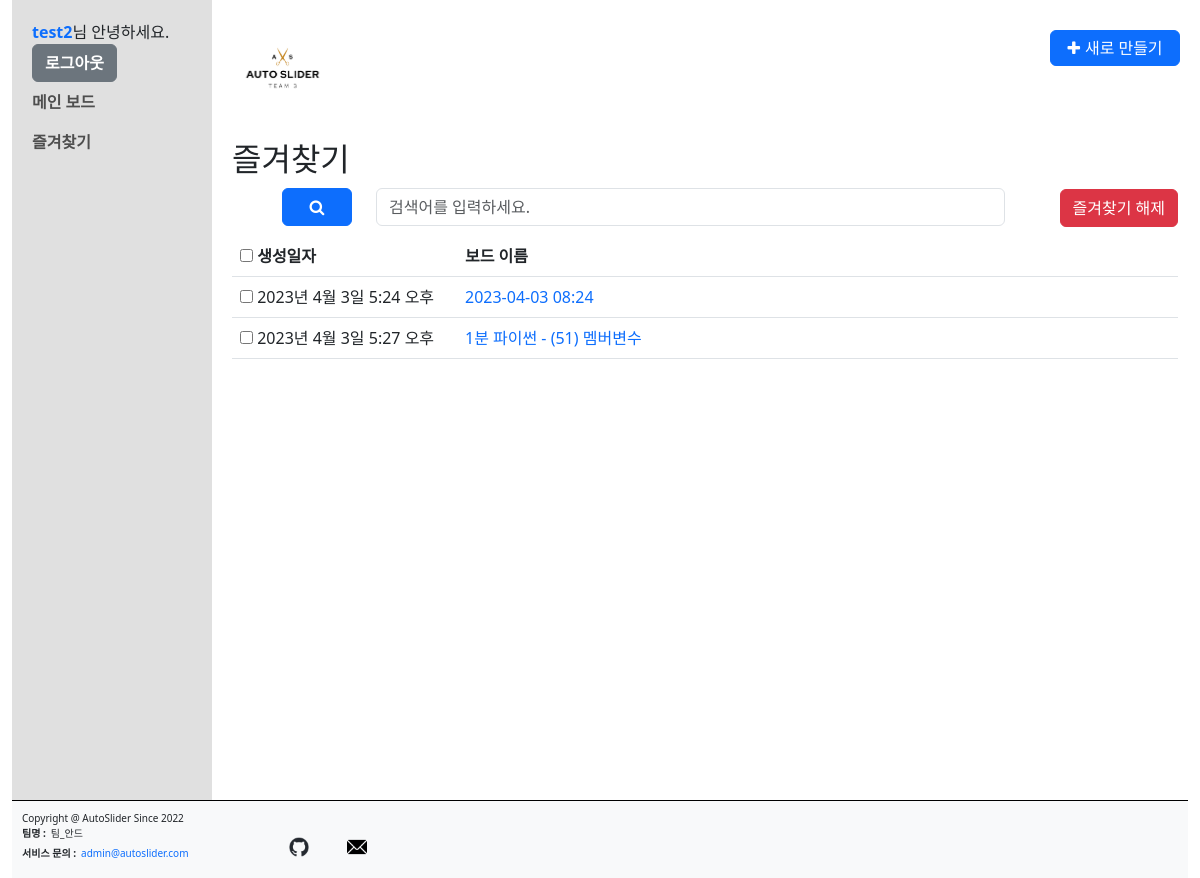
The page /favorite/ (signed in) on the database its author committed.
### common/models.py (models this page shows, shortened)
class CustomUser(AbstractUser):
    nickname = models.CharField(max_length=20, default='')
    phone_regex = RegexValidator(regex=r'^01([0|1|6|7|8|9])-?([0-9]{3,4})-?([0-9]{4})$') # 정규식 011-123-4567 혹은 010-1234-5678 기준
    phone = models.CharField(validators=[phone_regex], max_length=13, unique=True, verbose_name='phone', null=False, blank=False) # 010-1234-5678 기준 갯수
    USERNAME_FIELD = 'username'
    REQUIRED_FIELDS = ['phone', 'nickname', 'email']
    first_name = None
    last_name = None

### boards/models.py (models this page shows, shortened)
class Board(models.Model):
    input_type_choices = [
        ('input_text', '텍스트 요약'),
        ('input_youtube', 'Youtube 영상 링크 입력'),
        ('input_video', '영상 파일 업로드')
    ]
    title = models.TextField(blank=True)
    input_type = models.TextField(choices=input_type_choices, null=True)
    input_text = models.TextField(blank=True, null=True)
    input_youtube = models.TextField(blank=True, null=True)
    input_video = models.FileField(upload_to='videos/', blank=True, null=True)
    total_text = models.TextField(blank=True, null=True)
    summary_text = models.TextField(blank=True, null=True)
    timeline_text = models.TextField(blank=True, null=True)
    note = models.TextField(blank=True, null=True)
    user_id = models.ForeignKey(CustomUser, on_delete=models.CASCADE)
    favorite = models.BooleanField(default=False)
    created_at = models.DateTimeField(auto_now_add=True)
    updated_at = models.DateTimeField(auto_now=True)

### boards/views.py (the view, shortened to what this page needs)
# urls.py: path('favorite/', views.FavoriteBoardListView.as_view(), name='favorite_board_list'),
class FavoriteBoardListView(BoardListView):
    def get_queryset(self):
        queryset = super().get_queryset().filter(favorite=True)
        query = self.request.GET.get('q')
        if query:
            queryset = queryset.filter(
                Q(title__icontains=query) | Q(note__icontains=query) | Q(total_text__icontains=query) | Q(summary_text__icontains=query)
            )
        return queryset
    def get_context_data(self, **kwargs):
        context = super().get_context_data(**kwargs)
        context['favorite_board_list'] = self.get_queryset()
        return context

### boards/views.py (called while the page is built)
    def get_queryset(self):
        query = self.request.GET.get('q')
        if query:
            return Board.objects.filter(
                Q(title__icontains=query) | Q(note__icontains=query) | Q(total_text__icontains=query) | Q(summary_text__icontains=query),
                user_id=self.request.user.id
            )
        else:
            return Board.objects.filter(user_id=self.request.user.id)

    def get_context_data(self, **kwargs):
        context = super().get_context_data(**kwargs)
        context['board_list'] = self.get_queryset()
        return context

### templates/boards/board_list.html (shortened to what this page needs)
{% extends "base.html" %}
{% block content %}
{% load static %}
{% include "navbar.html" %}
<section class="board_list container-fluid">
  {% if  request.resolver_match.url_name == 'board_list' %}
  <h2>메인 보드</h2>
  <div class="searchSection">
    <form id="search_board_list" method="get" action="{% url 'boards:board_list' %}">
      <div class="form-group row">
        <div class="col btnarea">
          <button type="submit" form="search_board_list" class="btn btn-primary"><strong class="fa fa-search"><span class="modal hide">검색</span></strong></button>
        </div>
        <div class="col searcharea">
            <input type="text" name="q" class="form-control" placeholder="검색어를 입력하세요." value="{{ q }}">
        </div>
      </div>
    </form>
  </div>
  <div class="list_result">
    {% if board_list %}
    <form method="POST" id="user_board_list" action="{% url 'boards:board_list' %}">
      {% csrf_token %}
      {% include "form_errors.html" %}
      <div class="table-responsive">
        <table class="table table-hover">
          <thead>
            <tr>
              <th>
                <input type="checkbox" id="boards_all" name="board_ids" value="{{ board_list.all.0.id }}-{{ board_list.all.last.id }}">
                <label for="boards_all"><strong>생성일자</strong></label>
              </th>
              <th>
                <strong>보드 이름</strong>
              </th>
            </tr>
          </thead>
          <tbody>
          {% for board in board_list %}
            <tr>
              <td>
                <input type="checkbox" id="{{ board.id }}" name="board_ids" value="{{ board.id }}">
                <label for="{{ board.id }}">{{ board.created_at }}</label>
              </td>
              <td>
                <p class="board_tit"><a href="{% url 'boards:board_detail' board.id %}">{{ board.title }}</a></p>
              </td>
            </tr>
          {% endfor %}
          </tbody>
        </table>
      </div>
      <p class="btnarea"><button type="submit" form="user_board_list" class="btn btn-danger">삭제하기</button></p>
    </form>
    {% else %}
    <p class="no_result">목록이 존재하지 않습니다.</p>
    {% endif %}
  </div>
  {% elif request.resolver_match.url_name == 'favorite_board_list' %}
  <h2>즐겨찾기</h2>
  <div class="searchSection">
    <form id="search_fav_list" method="GET" action="{% url 'boards:favorite_board_list' %}">
      <div class="form-group row">
        <div class="col btnarea">
          <button type="submit" form="search_fav_list" class="btn btn-primary"><strong class="fa fa-search"><span class="modal hide">검색</span></strong></button>
        </div>
        <div class="col searcharea">
            <input type="text" name="q" class="form-control" placeholder="검색어를 입력하세요." value="{{ q }}">
        </div>
      </div>
    </form>
  </div>
  <div class="list_result">
    {% if favorite_board_list %}
    <form method="POST" id="user_fav_list" action="{% url 'boards:favorite_board_list' %}">
      <div class="table-responsive">
        <table class="table table-hover">
          <thead>
            <tr>
              <th>
                <input type="checkbox" id="boards_fav_all" name="board_fav_ids" value="{{ favorite_board_list.all.0.id }}-{{ favorite_board_list.all.last.id }}">
                <label for="boards_fav_all"><strong>생성일자</strong></label>
              </th>
              <th>
                <strong>보드 이름</strong>
              </th>
            </tr>
          </thead>
          <tbody>
          {% for board_fav in favorite_board_list %}
            <tr>
              <td>
                <input type="checkbox" id="{{ board_fav.id }}" name="board_fav_ids" value="{{ board_fav.id }}">
                <label for="{{ board_fav.id }}">{{ board_fav.created_at }}</label>
              </td>
              <td>
                <p class="board_tit"><a href="{% url 'boards:board_detail' board_fav.id %}">{{ board_fav.title }}</a></p>
              </td>
            </tr>
          {% endfor %}
          </tbody>
        </table>
      </div>
      <p class="btnarea"><button type="submit" form="user_fav_list" class="btn btn-danger">즐겨찾기 해제</button></p>
    </form>
    {% else %}
    <p class="no_result">목록이 존재하지 않습니다.</p>
    {% endif %}
  </div>
  {% endif %}
</section>
<footer class="footer bg-light">
  <div class="rows">
    <div class="rights"><p class="copyright">Copyright @ AutoSlider Since 2022</p></div>
    <ul class="info">
      <li><strong>팀명 :</strong>팀_안드</li>
      <li><strong>서비스 문의 :</strong><a href="mailto:admin@autoslider.com" class="mailto">admin@autoslider.com</a></li>
    </ul>
    <ul class="links">
      <li><a class="btn btn-outline-light btn-floating m-1" href="https://github.com/AutoSlider/total" target="_blank" role="button"><img src="{% static 'img/icons/png/github-mark.png' %}" alt="gitHub linke" /></a></li>
      <li><a class="btn btn-outline-light btn-floating m-1" href="mailto:admin@autoslider.com" target="_blank" role="button"><img src="{% static 'img/icons/png/email.png' %}" alt="mail" /></a></li>
    </ul>
  </div>
</footer>
{% endblock %}

### templates/navbar.html
{% load static %}
<header class="header">
  <h1 class="logo"><img src="{% static 'img/autoslider_logo.png' %}" alt="logo"></h1>
  <ul class="btnarea">
    {% if request.resolver_match.url_name is None or request.resolver_match.url_name == 'board_list' or request.resolver_match.url_name == 'favorite_board_list' %}
      <li><button id="newBoardBtn" class="btn btn-primary"><strong class="fa fa-plus" data-toggle="modal" data-target="newBoardModal"><span>새로 만들기</span></strong></button></li>
    {% endif %}
  </ul>
</header>
<nav class="navigation navbar navbar-nav">
    <ul class="navbar-nav">
      <li class="nav-item"><a href="{% url 'common:profile' %}">{{ user.nickname }}</a>님 안녕하세요.</li>
      <li class="nav-item"><a href="{% url 'common:logout' %}" class="btn btn-secondary">로그아웃</a></li>
      <li class="nav-item"><a href="{% url 'boards:board_list' %}" class="nav-link" >메인 보드</a></li>
      <li class="nav-item"><a href="{% url 'boards:favorite_board_list' %}" class="nav-link" >즐겨찾기</a></li>
    </ul>
</nav>

### static/css/style.css (style rules this page uses)
html, body, h1, h2, h3, h4, h5, h6, dl, dt, dd, ol, ul, li, div, p, strong, span { margin: 0; padding: 0; list-style: none; }
html, body { position: relative; width: 100%; height: 100%; }
a { text-decoration: none; }
table { border-collapse: collapse; border-spacing: 0; }
.header { height: 140px; padding: 20px 0; margin: 0 0 -140px 220px; }
.header .logo { width: 100px; }
.header .logo img { display: block; width: 100%; }
.header .btnarea { position: absolute; top: 30px; right: 20px; }
.header .btnarea #newBoardBtn { padding: 5px; width: 130px; }
.header #newBoardBtn strong { color: #ffffff; }
.header #newBoardBtn strong span { padding-left: 5px; }
.navigation { position: relative; float: left; width: 200px; height: 100%; padding: 20px 20px 0; z-index:10; background-color: #E0E0E0; align-items : baseline; }
.navbar ul { clear: both; width: 100%; }
.navbar ul li a { font-weight:600; }
.board_list { padding: 140px 10px 0 220px; }
.board_list .searchSection { padding: 10px 50px; }
.board_list .searchSection .btnarea { flex: 0.05 0 0%; }
.board_list .searchSection .btnarea button { width: 70px; }
.footer { clear: both; overflow: hidden; position: relative; width: 100%; padding: 10px; border-top: 1px solid #000; }
.footer .rights { z-index:0; }
.footer .rows { clear: both; float: none; overflow: hidden; position: relative; width: 100%; font-size: 10px; }
.footer .rows ul { float: left; width: 250px; z-index:10; }
.footer .rows ul li { display: block; margin-bottom: 5px; text-align: left; }
.footer .rows ul li strong { padding-right: 5px; }
.footer .rows ul li a img { display: block; width: 20px; }
.footer .rows .links li { display: inline-block; margin: 0 auto; width: 55px; }
.board_list .searchSection .searcharea { flex: 0.8 0 0%; }
.board_list .list_result { position: relative; }
.list_result .btnarea { position : absolute; top: -47px; right : 0px; }
.list_result .table th:first-child { width:225px }

### rows shown on the page
CustomUser: nickname "test2"
Board: created_at "2023년 4월 3일 5:24 오후", title "2023-04-03 08:24"
Board: created_at "2023년 4월 3일 5:27 오후", title "1분 파이썬 - (51) 멤버변수"
